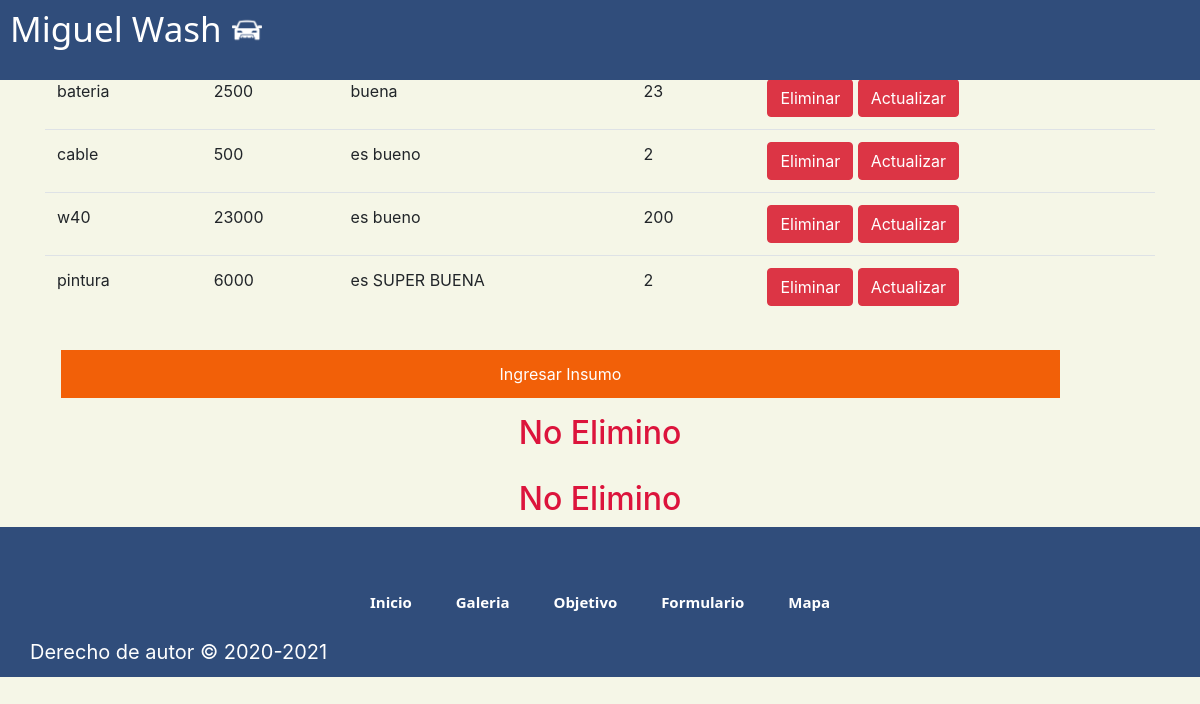
Screenshot of /eliminar/1/ (signed in) with the database file from the repository.
### myCar/models.py (models this page shows, shortened)
class Insumos(models.Model):
    nombre = models.CharField(max_length=120,primary_key=True)
    precio = models.IntegerField()
    descripcion = models.TextField()
    stock = models.IntegerField()

### myCar/views.py (the view)
# urls.py: path('eliminar/<id>/',eliminar,name='ELIMINAR'),
@login_required(login_url='/login/')
@permission_required('myCar.view_insumos',login_url='/login/')
@permission_required('myCar.delete_insumos',login_url='/login/')
def eliminar(request,id):
    try:
        insumo = Insumos.objects.get(nombre=id)
        insumo.delete()
        msg='Elimino'
    except:
        msg='No Elimino'
    insu = Insumos.objects.all()
    return render(request,'web/admin_insumos.html',{'lista_insumos':insu,'msg':msg})

### myCar/templates/web/admin_insumos.html (shortened to what this page needs)
{% extends "web/base.html" %}
{% load static %}
{% block estilos %}
<link rel="stylesheet" href="https://cdn.jsdelivr.net/npm/bootstrap@4.5.3/dist/css/bootstrap.min.css">
{% endblock estilos %}
{% block contenido %}
<section>
    <div class="container">
        <h4>Formulario Insumo</h4>
        <table class="table">
            <tr>
                <td>Nombre</td>
                <td>Precio</td>
                <td>Descripcion</td>
                <td>Stock</td>
                <td>Operaciones</td>
            </tr>
            {% for item in lista_insumos %}
            <tr>
                <td>{{item.nombre}}</td>
                <td>{{item.precio}}</td>
                <td>{{item.descripcion}}</td>
                <td>{{item.stock}}</td>
                <td>
                    <button class="btn btn-danger" onclick="mensaje('{{item.nombre}}')">Eliminar</button>
                    <button class="btn btn-danger" onclick="modificar('{{item.nombre}}')">Actualizar</button>
                </td>
            </tr>
            {% endfor %}
        </table>
        <input class="bottom" type="button" value="Ingresar Insumo" onclick="ir()">
        <div style="text-align: center;color: crimson;">
            <h2>{{msg}}</h2>
        </div>
    </div>
</section>
<div style="text-align: center;color: crimson;">
    <h2>{{msg}}</h2>
</div>
{% endblock contenido %}

### rows the page displays
Insumos: nombre "bateria", precio "2500", descripcion "buena", stock "23"
Insumos: nombre "cable", precio "500", descripcion "es bueno", stock "2"
Insumos: nombre "w40", precio "23000", descripcion "es bueno", stock "200"
Insumos: nombre "pintura", precio "6000", descripcion "es SUPER BUENA", stock "2"

### other values shown
{{ msg }} "No Elimino"
